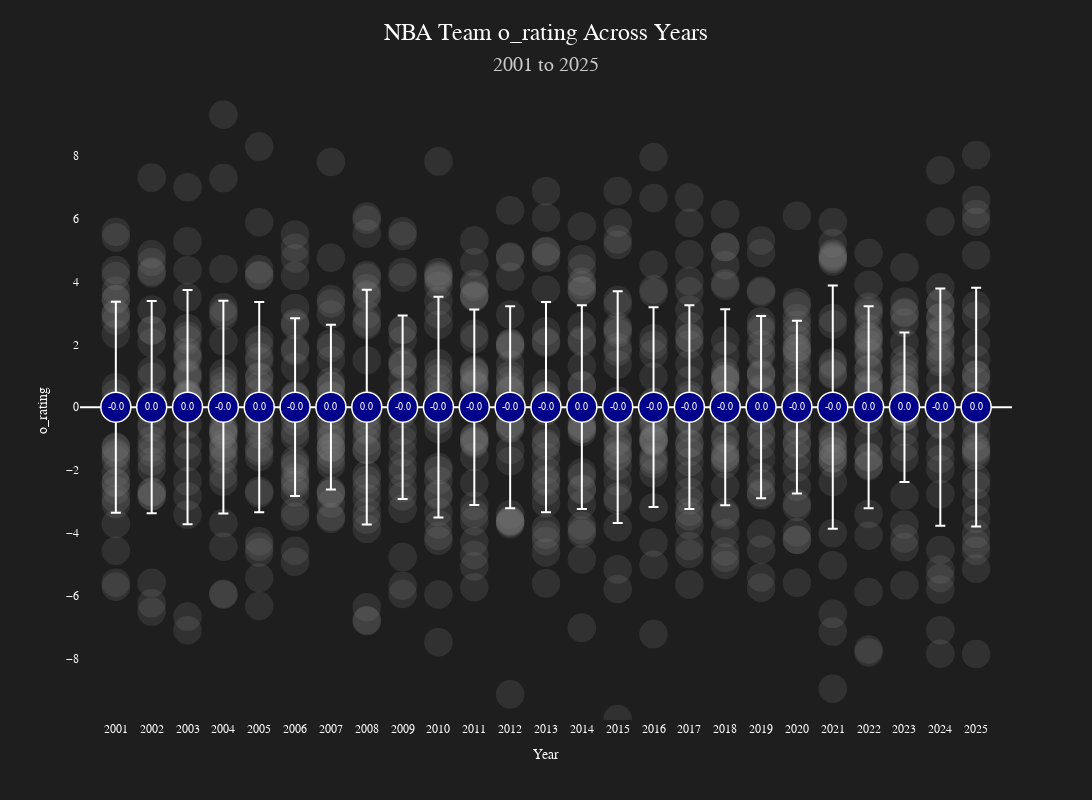

The notebook cell this image was saved under:
### Code cell
import pandas as pd
import plotly.graph_objects as go
import plotly.express as px

def get_multi_year_data(start_year, end_year):
    """
    Retrieve team performance data across multiple years
    """
    url='https://raw.githubusercontent.com/gabriel1200/player_sheets/refs/heads/master/team_totals/all_teamyears.csv'
    
    df = pd.read_csv(url)
   
    return df


def create_multi_year_dot_plot(metric_column, start_year=2014, end_year=2025,team=None,rel=False):
    """
    Create a dot plot showing team performance across multiple years
    """
    # NBA team colors dictionary
    team_colors = {
        'BOS': '#007A33',  # Boston Celtics - Green
        'BKN': '#000000',  # Brooklyn Nets - Black
        'NYK': '#006BB6',  # New York Knicks - Blue
        'PHI': '#006BB6',  # Philadelphia 76ers - Blue
        'TOR': '#CE1141',  # Toronto Raptors - Red
    
        ## Central Division
        'CHI': '#CE1141',  # Chicago Bulls - Red
        'CLE': '#860038',  # Cleveland Cavaliers - Wine
        'DET': '#C8102E',  # Detroit Pistons - Red
        'IND': '#002D62',  # Indiana Pacers - Navy
        'MIL': '#00471B',  # Milwaukee Bucks - Green
    
        ## Southeast Division
        'ATL': '#E03A3E',  # Atlanta Hawks - Red
        'CHA': '#1D1160',  # Charlotte Hornets - Purple
        'MIA': '#98002E',  # Miami Heat - Red
        'ORL': '#0077C0',  # Orlando Magic - Blue
        'WAS': '#002B5C',  # Washington Wizards - Navy
    
        # Western Conference
        ## Northwest Division
        'DEN': '#0E2240',  # Denver Nuggets - Navy
        'MIN': '#0C2340',  # Minnesota Timberwolves - Navy
        'OKC': '#007AC1',  # Oklahoma City Thunder - Blue
        'POR': '#E03A3E',  # Portland Trail Blazers - Red
        'UTA': '#002B5C',  # Utah Jazz - Navy
    
        ## Pacific Division
        'GSW': '#1D428A',  # Golden State Warriors - Blue
        'LAC': '#C8102E',  # LA Clippers - Red
        'LAL': '#552583',  # Los Angeles Lakers - Purple
        'PHX': '#1D1160',  # Phoenix Suns - Purple
        'SAC': '#5A2D81',  # Sacramento Kings - Purple
    
        ## Southwest Division
        'DAL': '#00538C',  # Dallas Mavericks - Blue
        'HOU': '#CE1141',  # Houston Rockets - Red
        'MEM': '#5D76A9',  # Memphis Grizzlies - Blue
        'NOP': '#0C2340',  # New Orleans Pelicans - Navy
        'SAS': '#C4CED4',  # San Antonio Spurs - Silver
        'SEA': '#2D5F2E',  # Seattle SuperSonics (green primary)
        'CHH': '#008CA8',  # Charlotte Hornets (teal primary)
        'VAN': '#00B2A9',  # Vancouver Grizzlies (turquoise primary)
        'NJN': '#C8102E',  # New Jersey Nets (red primary)
        'NOH': '#00778B',  # New Orleans Hornets (teal primary)
        'NOK': '#00778B'   # New Orleans/Oklahoma City Hornets (teal primary)
    }
    team_secondary_colors = {
        # Eastern Conference
        ## Atlantic Division
        'BOS': '#BA9653',  # Boston Celtics - Gold
        'BKN': '#FFFFFF',  # Brooklyn Nets - White
        'NYK': '#F58426',  # New York Knicks - Orange
        'PHI': '#ED174C',  # Philadelphia 76ers - Red
        'TOR': '#000000',  # Toronto Raptors - Black
    
        ## Central Division
        'CHI': '#000000',  # Chicago Bulls - Black
        'CLE': '#FDBB30',  # Cleveland Cavaliers - Gold
        'DET': '#1D42BA',  # Detroit Pistons - Blue
        'IND': '#FDBB30',  # Indiana Pacers - Gold
        'MIL': '#EEE1C6',  # Milwaukee Bucks - Cream
    
        ## Southeast Division
        'ATL': '#C1D32F',  # Atlanta Hawks - Volt Green
        'CHA': '#00788C',  # Charlotte Hornets - Teal
        'MIA': '#F9A01B',  # Miami Heat - Yellow
        'ORL': '#C4CED4',  # Orlando Magic - Silver
        'WAS': '#E31837',  # Washington Wizards - Red
    
        # Western Conference
        ## Northwest Division
        'DEN': '#FEC524',  # Denver Nuggets - Gold
        'MIN': '#236192',  # Minnesota Timberwolves - Blue
        'OKC': '#EF3B24',  # Oklahoma City Thunder - Orange
        'POR': '#000000',  # Portland Trail Blazers - Black
        'UTA': '#00A9E0',  # Utah Jazz - Light Blue
    
        ## Pacific Division
        'GSW': '#FFC72C',  # Golden State Warriors - Gold
        'LAC': '#1D428A',  # LA Clippers - Blue
        'LAL': '#FDB927',  # Los Angeles Lakers - Gold
        'PHX': '#E56020',  # Phoenix Suns - Orange
        'SAC': '#63727A',  # Sacramento Kings - Silver
    
        ## Southwest Division
        'DAL': '#002B5E',  # Dallas Mavericks - Navy
        'HOU': '#000000',  # Houston Rockets - Black
        'MEM': '#12173F',  # Memphis Grizzlies - Navy
        'NOP': '#C8102E',  # New Orleans Pelicans - Red
        'SAS': '#000000',   # San Antonio Spurs - Black
        'SEA': '#9CA2A1',  # Seattle SuperSonics (silver/gray secondary)
        'CHH': '#1D1160',  # Charlotte Hornets (purple secondary)
        'VAN': '#8A8D8F',  # Vancouver Grizzlies (gray secondary)
        'NJN': '#002A60',  # New Jersey Nets (navy blue secondary)
        'NOH': '#492F91',  # New Orleans Hornets (purple secondary)
        'NOK': '#F9A01B'   # New Orleans/Oklahoma City Hornets (gold secondary)
    }
    # Get data
    df = get_multi_year_data(start_year, end_year)
    

    df.dropna(subset=metric_column,inplace=True)

    # Normalize the metric if it's a percentage or needs per-possession normalization
    if any(keyword in metric_column.lower() for keyword in ['freq', 'accur', 'pct', '%']):
        df[metric_column] = df[metric_column] * 100
    elif 'rating' in metric_column.lower():
        pass
    else:
        # Assume per-possession normalization if not a percentage
        df[metric_column] = 100 * df[metric_column] / df['OffPoss']
    
    # Prepare the data for plotting
    if 'TeamAbbreviation' in df.columns:
        df['Team'] = df['TeamAbbreviation']
    df['color']=df['Team'].map(team_colors)
    df['scolor']=df['Team'].map(team_secondary_colors)
    df['name']=df['Team']
    df['opa']=.2
    if team !=None:
        df.loc[df.Team !=team, 'color'] = 'grey'
        df.loc[df.Team !=team, 'scolor'] = 'grey'
        df.loc[df.Team !=team, 'name'] = ''
        df.loc[df.Team ==team, 'opa'] = .9
    else:
        df['color'] = 'grey'
        df['scolor']='grey'
        df['name'] = ''
        #df.loc[df.Team ==team, 'opa'] = .9
    if rel:
        temp=df[[metric_column,'year']].reset_index()
    
        yearly_data = temp.groupby('year')[metric_column].agg(['mean', 'std']).reset_index()
    
        df=df.merge(yearly_data,on='year').reset_index()
    
        df[metric_column]=df[metric_column]-df['mean']

    
   
    # Create the dot plot
    ymin=(df[metric_column].min())*.88
    ymax= (df[metric_column].max())*1.05
    xmin=df['year'].min()
    xmax=df['year'].max()
    start_year=xmin
    end_year=xmax


    # Create color gradient based on the mean values
    fig = go.Figure()
    
    # Get unique teams
    teams = df['Team'].unique()
    
    for team in teams:
        team_data = df[df['Team'] == team]
        
        # Get team-specific color or default to a neutral color
        
        fig.add_trace(go.Scatter(
            x=team_data['year'],
            y=team_data[metric_column],
            mode='markers+text',
            text=team_data['name'],
            name=team,
            showlegend=False,
            marker=dict(
                color=team_data['color'],
                size=27,
                opacity=team_data['opa'],
                line=dict(color=team_data['scolor'], width=1.5)
            ),
            textfont=dict(
                size=10,
                color=team_data['scolor']
                
            ),
            hovertemplate=(
                f"Team: {team}<br>"
                f"Year: %{{x}}<br>"
                f"{metric_column}: %{{y:.2f}}<extra></extra>"
            )
        ))

    color_scale = px.colors.sequential.Blues
    '''
    yearly_data['color'] = pd.cut(
        yearly_data['mean'], 
        bins=len(color_scale), 
        labels=[color_scale[i] for i in range(len(color_scale))]
    )
    '''
    
    yearly_data = df.groupby('year')[metric_column].agg(['mean', 'std'])
    yearly_data.reset_index(inplace=True)
    # Create the dot plot
    df=[metric_column]
    fig.add_trace(go.Scatter(
        x=yearly_data['year'],
        y=yearly_data['mean'],
        mode='markers+text',
        showlegend=False,
        text=[f'{val:.1f}' for val in yearly_data['mean']],
        marker=dict(
            color='#00008B',
            size=30,
            line=dict(color='white', width=1.5)
        ),
        textfont=dict(size=10),
        error_y=dict(
            type='data',
            array=yearly_data['std'],
            visible=True,
            color='white',
            thickness=2,
            width=5
        ),
        hovertemplate=(
            'Year: %{x}<br>'
            f'{metric_column} Mean: %{{y:.2f}}<br>'
            f'{metric_column} Std Dev: %{{error_y.array[0]:.2f}}<extra></extra>'
        )
    ))
    
    
    # Update layout for a stylish, dark theme visualization
    fig.update_layout(
        title={
            'text': f'NBA Team {metric_column} Across Years<br>'
                    f'<span style="font-size: 20px; color: #CCCCCC">{start_year} to {end_year}</span>',
            'font': {'size': 24, 'color': 'white', 'family': 'Arial Black'},
            'y': 0.95,
            'x': 0.5,
            'xanchor': 'center',
            'yanchor': 'top'
        },
        height=800,
        width=1200,
        plot_bgcolor='#1E1E1E',
        paper_bgcolor='#1E1E1E',
        font=dict(color='white', family='Arial'),
        xaxis=dict(
            title='Year',
            tickmode='array',  # Use 'array' to specify exact tick values
            tickvals=[i for i in range(xmin, xmax + 1)],  # Tick labels only for years within xmin and xmax
            range=[xmin - 1, xmax + 1],  # Extend the range without adding tick labels for these
            dtick=1,  # Optional, ensures consistent spacing between ticks
            gridcolor='rgba(255,255,255,0.1)',  # Gridline color
            showgrid=False
        ),

        yaxis=dict(
            title=metric_column,
            range=[ymin,ymax],
            gridcolor='rgba(255,255,255,0.1)',
            showgrid=False
        ),
        legend=dict(
            bgcolor='rgba(0,0,0,0.5)',
            bordercolor='white',
            borderwidth=1,
            font=dict(size=10)
        )
    )
    
    return fig

# Example usage
fig = create_multi_year_dot_plot('o_rating', 2001, 2025,rel=True)
fig.show()
